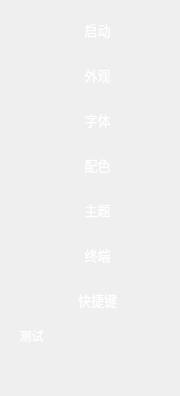
       <widget class="QWidget" name="widget_left" native="true">
        <property name="minimumSize">
         <size>
          <width>180</width>
          <height>0</height>
         </size>
        </property>
        <property name="maximumSize">
         <size>
          <width>180</width>
          <height>16777215</height>
         </size>
        </property>
        <property name="styleSheet">
         <string notr="true">QToolButton {
    qproperty-iconSize: 22px 22px;
	padding-left: 15px;
	background-color: rgba(255, 255, 255, 0);
	border: none;
	border-radius:3px;
	color: rgb(255, 255, 255);
}

QToolButton::menu-indicator { 
	image: None;
}

QToolButton:hover {
	border-radius:3px;
	color: rgb(255, 255, 255);
	background-color: rgba(255, 255, 255, 50);
	border: none;
}

 
QToolButton:checked {
	border-radius:3px;
	color: rgb(255, 255, 255);
	background-color: rgba(255, 255, 255, 50);
	border: none;
}</string>
        </property>
        <layout class="QVBoxLayout" name="verticalLayout">
         <property name="spacing">
          <number>5</number>
         </property>
         <property name="leftMargin">
          <number>0</number>
         </property>
         <property name="topMargin">
          <number>10</number>
         </property>
         <property name="rightMargin">
          <number>0</number>
         </property>
         <property name="bottomMargin">
          <number>10</number>
         </property>
         <item>
          <widget class="QToolButton" name="toolButton_activate">
           <property name="sizePolicy">
            <sizepolicy hsizetype="Expanding" vsizetype="Expanding">
             <horstretch>0</horstretch>
             <verstretch>0</verstretch>
            </sizepolicy>
           </property>
           <property name="minimumSize">
            <size>
             <width>0</width>
             <height>40</height>
            </size>
           </property>
           <property name="maximumSize">
            <size>
             <width>16777215</width>
             <height>40</height>
            </size>
           </property>
           <property name="font">
            <font>
             <family>OPPOSans B</family>
             <pointsize>10</pointsize>
             <stylestrategy>PreferAntialias</stylestrategy>
            </font>
           </property>
           <property name="styleSheet">
            <string notr="true"/>
           </property>
           <property name="text">
            <string>启动</string>
           </property>
           <property name="icon">
            <iconset resource="lib.qrc">
             <normaloff>:/lib/start.png</normaloff>:/lib/start.png</iconset>
           </property>
           <property name="iconSize">
            <size>
             <width>22</width>
             <height>22</height>
            </size>
           </property>
           <property name="checkable">
            <bool>true</bool>
           </property>
           <property name="toolButtonStyle">
            <enum>Qt::ToolButtonTextBesideIcon</enum>
           </property>
          </widget>
         </item>
         <item>
          <widget class="QToolButton" name="toolButton_appearance">
           <property name="sizePolicy">
            <sizepolicy hsizetype="Expanding" vsizetype="Expanding">
             <horstretch>3</horstretch>
             <verstretch>4</verstretch>
            </sizepolicy>
           </property>
           <property name="minimumSize">
            <size>
             <width>0</width>
             <height>40</height>
            </size>
           </property>
           <property name="maximumSize">
            <size>
             <width>16777215</width>
             <height>40</height>
            </size>
           </property>
           <property name="font">
            <font>
             <family>OPPOSans B</family>
             <pointsize>10</pointsize>
             <stylestrategy>PreferAntialias</stylestrategy>
            </font>
           </property>
           <property name="styleSheet">
            <string notr="true"/>
           </property>
           <property name="text">
            <string>外观</string>
           </property>
           <property name="icon">
            <iconset resource="lib.qrc">
             <normaloff>:/lib/bi.png</normaloff>:/lib/bi.png</iconset>
           </property>
           <property name="iconSize">
            <size>
             <width>22</width>
             <height>22</height>
            </size>
           </property>
           <property name="checkable">
            <bool>true</bool>
           </property>
           <property name="toolButtonStyle">
            <enum>Qt::ToolButtonTextBesideIcon</enum>
           </property>
          </widget>
         </item>
         <item>
          <widget class="QToolButton" name="toolButton_typeface">
           <property name="sizePolicy">
            <sizepolicy hsizetype="Expanding" vsizetype="Expanding">
             <horstretch>3</horstretch>
             <verstretch>4</verstretch>
            </sizepolicy>
           </property>
           <property name="minimumSize">
            <size>
             <width>0</width>
             <height>40</height>
            </size>
           </property>
           <property name="maximumSize">
            <size>
             <width>16777215</width>
             <height>40</height>
            </size>
           </property>
           <property name="font">
            <font>
             <family>OPPOSans B</family>
             <pointsize>10</pointsize>
             <stylestrategy>PreferAntialias</stylestrategy>
            </font>
           </property>
           <property name="styleSheet">
            <string notr="true"/>
           </property>
           <property name="text">
            <string>字体</string>
           </property>
           <property name="icon">
            <iconset resource="lib.qrc">
             <normaloff>:/lib/font.png</normaloff>:/lib/font.png</iconset>
           </property>
           <property name="iconSize">
            <size>
             <width>22</width>
             <height>22</height>
            </size>
           </property>
           <property name="checkable">
            <bool>true</bool>
           </property>
           <property name="toolButtonStyle">
            <enum>Qt::ToolButtonTextBesideIcon</enum>
           </property>
          </widget>
         </item>
         <item>
          <widget class="QToolButton" name="toolButton_colorMatch">
           <property name="sizePolicy">
            <sizepolicy hsizetype="Expanding" vsizetype="Expanding">
             <horstretch>3</horstretch>
             <verstretch>4</verstretch>
            </sizepolicy>
           </property>
           <property name="minimumSize">
            <size>
             <width>0</width>
             <height>40</height>
            </size>
           </property>
           <property name="maximumSize">
            <size>
             <width>16777215</width>
             <height>40</height>
            </size>
           </property>
           <property name="font">
            <font>
             <family>OPPOSans B</family>
             <pointsize>10</pointsize>
             <stylestrategy>PreferAntialias</stylestrategy>
            </font>
           </property>
           <property name="styleSheet">
            <string notr="true"/>
           </property>
           <property name="text">
            <string>配色</string>
           </property>
           <property name="icon">
            <iconset resource="lib.qrc">
             <normaloff>:/lib/theme.png</normaloff>:/lib/theme.png</iconset>
           </property>
           <property name="iconSize">
            <size>
             <width>22</width>
             <height>22</height>
            </size>
           </property>
           <property name="checkable">
            <bool>true</bool>
           </property>
           <property name="toolButtonStyle">
            <enum>Qt::ToolButtonTextBesideIcon</enum>
           </property>
          </widget>
         </item>
         <item>
          <widget class="QToolButton" name="toolButton_theme">
           <property name="sizePolicy">
            <sizepolicy hsizetype="Expanding" vsizetype="Expanding">
             <horstretch>3</horstretch>
             <verstretch>4</verstretch>
            </sizepolicy>
           </property>
           <property name="minimumSize">
            <size>
             <width>0</width>
             <height>40</height>
            </size>
           </property>
           <property name="maximumSize">
            <size>
             <width>16777215</width>
             <height>40</height>
            </size>
           </property>
           <property name="font">
            <font>
             <family>OPPOSans B</family>
             <pointsize>10</pointsize>
             <stylestrategy>PreferAntialias</stylestrategy>
            </font>
           </property>
           <property name="styleSheet">
            <string notr="true"/>
           </property>
           <property name="text">
            <string>主题</string>
           </property>
           <property name="icon">
            <iconset resource="lib.qrc">
             <normaloff>:/lib/zhuti.png</normaloff>:/lib/zhuti.png</iconset>
           </property>
           <property name="iconSize">
            <size>
             <width>22</width>
             <height>22</height>
            </size>
           </property>
           <property name="checkable">
            <bool>true</bool>
           </property>
           <property name="checked">
            <bool>false</bool>
           </property>
           <property name="toolButtonStyle">
            <enum>Qt::ToolButtonTextBesideIcon</enum>
           </property>
          </widget>
         </item>
         <item>
          <widget class="QToolButton" name="toolButton_terminal">
           <property name="sizePolicy">
            <sizepolicy hsizetype="Expanding" vsizetype="Expanding">
             <horstretch>0</horstretch>
             <verstretch>0</verstretch>
            </sizepolicy>
           </property>
           <property name="minimumSize">
            <size>
             <width>0</width>
             <height>40</height>
            </size>
           </property>
           <property name="maximumSize">
            <size>
             <width>16777215</width>
             <height>40</height>
            </size>
           </property>
           <property name="font">
            <font>
             <family>OPPOSans B</family>
             <pointsize>10</pointsize>
             <stylestrategy>PreferAntialias</stylestrategy>
            </font>
           </property>
           <property name="styleSheet">
            <string notr="true"/>
           </property>
           <property name="text">
            <string>终端</string>
           </property>
           <property name="icon">
            <iconset resource="lib.qrc">
             <normaloff>:/lib/line-terminal.png</normaloff>:/lib/line-terminal.png</iconset>
           </property>
           <property name="iconSize">
            <size>
             <width>22</width>
             <height>22</height>
            </size>
           </property>
           <property name="checkable">
            <bool>true</bool>
           </property>
           <property name="toolButtonStyle">
            <enum>Qt::ToolButtonTextBesideIcon</enum>
           </property>
          </widget>
         </item>
         <item>
          <widget class="QToolButton" name="toolButton_shortcutKey">
           <property name="sizePolicy">
            <sizepolicy hsizetype="Expanding" vsizetype="Expanding">
             <horstretch>3</horstretch>
             <verstretch>4</verstretch>
            </sizepolicy>
           </property>
           <property name="minimumSize">
            <size>
             <width>0</width>
             <height>40</height>
            </size>
           </property>
           <property name="maximumSize">
            <size>
             <width>16777215</width>
             <height>40</height>
            </size>
           </property>
           <property name="font">
            <font>
             <family>OPPOSans B</family>
             <pointsize>10</pointsize>
             <stylestrategy>PreferAntialias</stylestrategy>
            </font>
           </property>
           <property name="styleSheet">
            <string notr="true"/>
           </property>
           <property name="text">
            <string>快捷键</string>
           </property>
           <property name="icon">
            <iconset resource="lib.qrc">
             <normaloff>:/lib/keyboard.png</normaloff>:/lib/keyboard.png</iconset>
           </property>
           <property name="iconSize">
            <size>
             <width>22</width>
             <height>22</height>
            </size>
           </property>
           <property name="checkable">
            <bool>true</bool>
           </property>
           <property name="toolButtonStyle">
            <enum>Qt::ToolButtonTextBesideIcon</enum>
           </property>
          </widget>
         </item>
         <item>
          <widget class="QToolButton" name="toolButton">
           <property name="text">
            <string>测试</string>
           </property>
          </widget>
         </item>
         <item>
          <spacer name="verticalSpacer">
           <property name="orientation">
            <enum>Qt::Vertical</enum>
           </property>
           <property name="sizeHint" stdset="0">
            <size>
             <width>20</width>
             <height>40</height>
            </size>
           </property>
          </spacer>
         </item>
        </layout>
       </widget>
